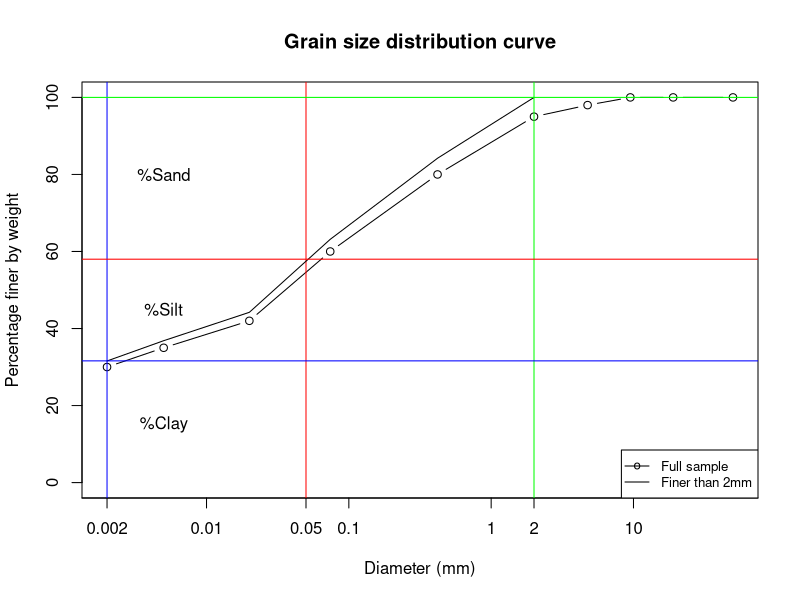

The R source for this figure:
##10: Grain size distribution curve
diameter = c(0.002, 0.005, 0.020, 0.074, 0.42, 2, 4.76, 9.5, 19, 50)
perc = c(30, 35, 42, 60, 80, 95, 98, 100, 100, 100)

plot(diameter, perc, log = 'x', xlab='Diameter (mm)', ylab = 'Percentage finer by weight', main = 'Grain size distribution curve', xaxt = 'n', type = 'b', ylim = c(0,100))
axis(1, at = c(0.001, 0.002, 0.01, 0.05, 0.1, 1, 2, 10, 100), labels = c('0.001', '0.002', '0.01', '0.05', '0.1', '1', '2', '10', '100'))
abline(v=0.002,col="blue")
abline(v=0.05,col="red")
abline(v=2,col="green")

#Excluding particles whose size is greater than 2mm and proportioning the remaining
twommfiner_diam = diameter[1:6]
twommfiner_perc = perc[1:6]
twommfiner_propperc = c()
for (i in 1:length(twommfiner_diam)) {
    print(i)
    print(twommfiner_perc[i])
    twommfiner_propperc[i] = (twommfiner_perc[i]/twommfiner_perc[6])*100
}

lines(twommfiner_diam, twommfiner_propperc, log = 'x')
legend("bottomright", cex=0.8, legend = c("Full sample","Finer than 2mm"), lty = c(1, 1), pch = c('o', ''))
#locator()
abline(h=31.6, col = 'blue')
abline(h=58, col = 'red')
abline(h=100, col = 'green')
text(0.005, 15, "%Clay", col = "black")
#arrows(x0=, y0=, x1=, y1=, col='black', length=0.1, lwd=2)
text(0.005, 45, "%Silt", col = "black")
text(0.005, 80, "%Sand", col = "black")


sandperc = 100-58
siltperc = 58-31.6
clayperc = 31.6

##11
##12
##13
##14
##15
##16
